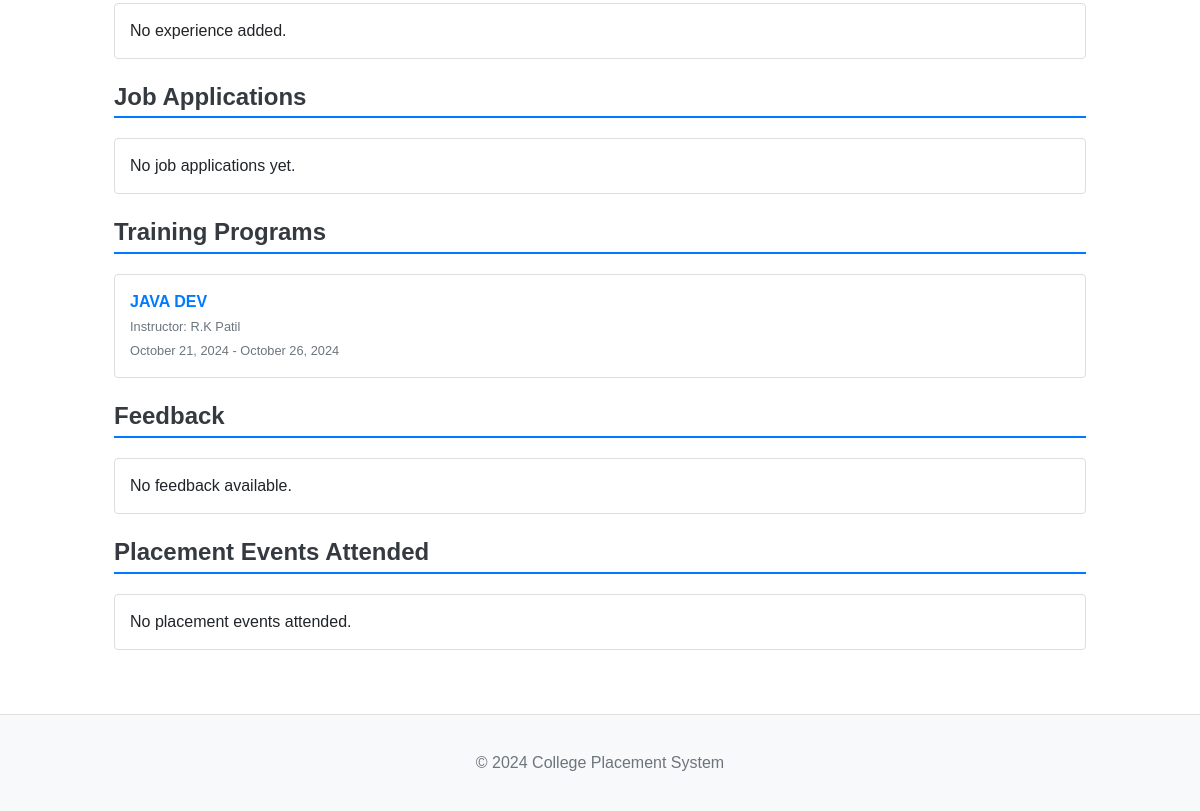
The app's page /profile (signed in, lower part), older data.
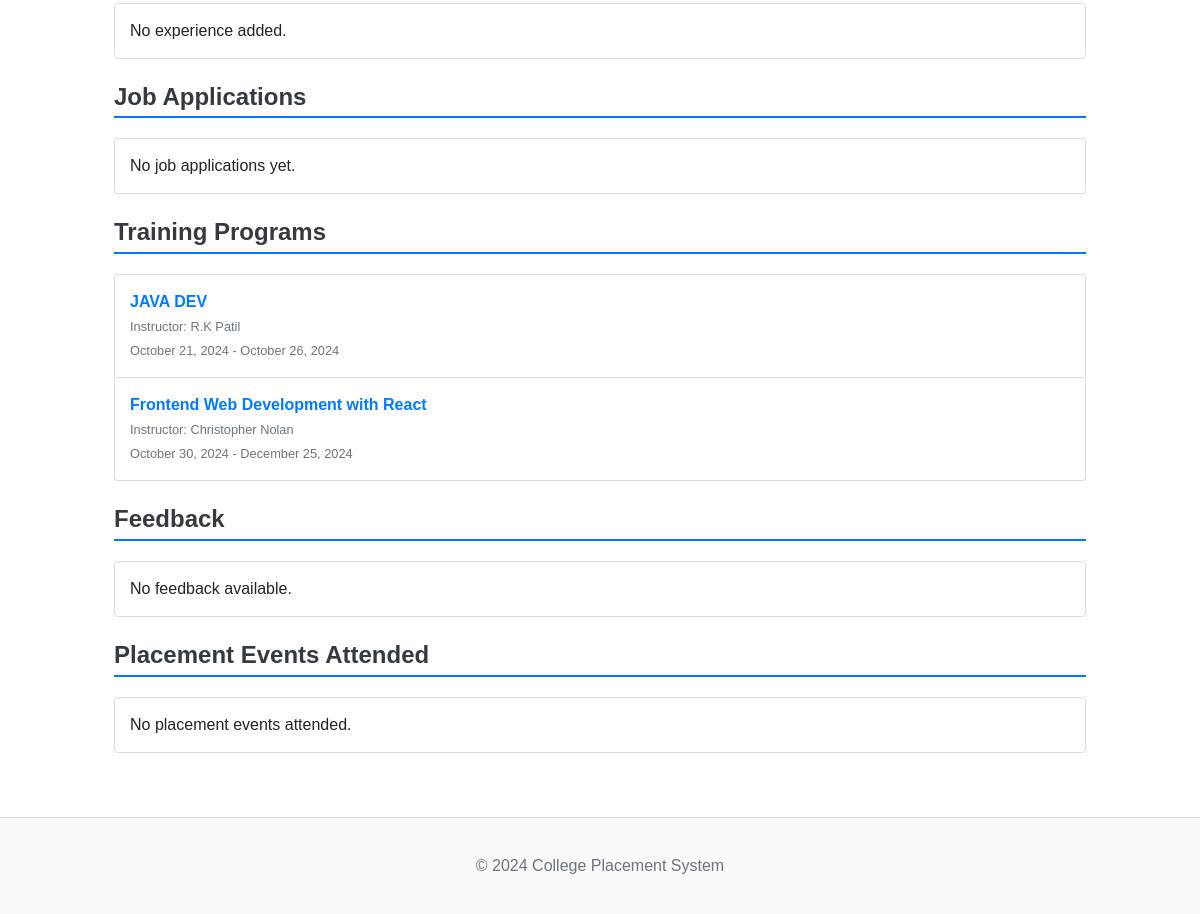
The same page, newer data.
### main/models.py (models this page shows, shortened)
class TrainingProgram(models.Model):
    title = models.CharField(max_length=255)
    description = models.TextField()
    start_date = models.DateTimeField()
    end_date = models.DateTimeField()
    instructor = models.CharField(max_length=255)
    skills_taught = models.ManyToManyField(Skill, related_name='training_programs')
    students = models.ManyToManyField(Student, related_name='training_programs',null=True,blank=True)
    prerequisite_skills = models.ManyToManyField(Skill, related_name='required_for_trainings', blank=True)

### main/views.py (the view)
@login_required
def student_profile(request):
    try:
        student = Student.objects.get(user=request.user)
    except Student.DoesNotExist:
        student = None
    if request.method == 'POST':
        form = StudentForm(request.POST, request.FILES, instance=student)
        if form.is_valid():
            student = form.save(commit=False)
            student.user = request.user  # Associate the logged-in user with the student profile
            student.save()
            form.save_m2m()  # Save the many-to-many data for skills field
            return redirect('student_profile')  # Redirect to the profile view after saving
    else:
        form = StudentForm(instance=student)
    if student:
        return render(request, 'profile.html', {'form': form, 'student': student})
    else:
        print("usen not found")
        return render(request, 'profile_create.html', {'form': form})

### main/templates/profile.html (shortened to what this page needs)
{% extends 'base.html' %}
{% block content %}
<div class="container mt-5">
    <section class="mt-4">
        <ul class="list-group">
            {% for experience in student.experience_set.all %}
                <li class="list-group-item">
                    <strong>{{ experience.title }}</strong> at <strong>{{ experience.company }}</strong><br>
                    <small>{{ experience.duration }}</small>
                    <p>{{ experience.responsibilities }}</p>
                </li>
            {% empty %}
                <li class="list-group-item">No experience added.</li>
            {% endfor %}
        </ul>
    </section>
    <section class="mt-4">
        <h4>Job Applications</h4>
        <ul class="list-group">
            {% for application in student.applications.all %}
                <li class="list-group-item">
                    <strong>{{ application.job_post.title }}</strong> at {{ application.job_post.company.name }}<br>
                    <small>Applied on: {{ application.applied_on }}</small>
                    {% if application.interview_date %}
                        <br><small>Interview Date: {{ application.interview_date }}</small>
                    {% endif %}
                </li>
            {% empty %}
                <li class="list-group-item">No job applications yet.</li>
            {% endfor %}
        </ul>
    </section>
    <section class="mt-4">
        <h4>Training Programs</h4>
        <ul class="list-group">
            {% for training in student.training_programs.all %}
                <li class="list-group-item">
                    <strong>{{ training.title }}</strong><br>
                    <small>Instructor: {{ training.instructor }}</small><br>
                    <small>{{ training.start_date|date:"F j, Y" }} - {{ training.end_date|date:"F j, Y" }}</small>
                </li>
            {% empty %}
                <li class="list-group-item">No training programs enrolled.</li>
            {% endfor %}
        </ul>
    </section>
    <section class="mt-4">
        <h4>Feedback</h4>
        <ul class="list-group">
            {% for feedback in student.feedbacks.all %}
                <li class="list-group-item">
                    <strong>{{ feedback.company.name }}</strong> gave feedback on <strong>{{ feedback.placement_event.title }}</strong><br>
                    <p>{{ feedback.content }}</p>
                    <small>Rating: {{ feedback.rating }}/5</small>
                </li>
            {% empty %}
                <li class="list-group-item">No feedback available.</li>
            {% endfor %}
        </ul>
    </section>
    <section class="mt-4">
        <h4>Placement Events Attended</h4>
        <ul class="list-group">
            {% for event in student.placement_events.all %}
                <li class="list-group-item">
                    <strong>{{ event.title }}</strong> on {{ event.date|date:"F j, Y" }}<br>
                    <small>Location: {{ event.location }}</small>
                </li>
            {% empty %}
                <li class="list-group-item">No placement events attended.</li>
            {% endfor %}
        </ul>
    </section>
</div>
{% endblock %}

Row changes from the older to the newer data that the page shows:
added TrainingProgram: title "Frontend Web Development with React", instructor "Christopher Nolan", start_date "October 30, 2024", end_date "December 25, 2024"
